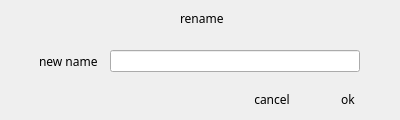
<?xml version="1.0" encoding="UTF-8"?>
<ui version="4.0">
 <class>renamewidget</class>
 <widget class="QWidget" name="renamewidget">
  <property name="geometry">
   <rect>
    <x>0</x>
    <y>0</y>
    <width>400</width>
    <height>120</height>
   </rect>
  </property>
  <property name="minimumSize">
   <size>
    <width>400</width>
    <height>120</height>
   </size>
  </property>
  <property name="maximumSize">
   <size>
    <width>400</width>
    <height>120</height>
   </size>
  </property>
  <property name="windowTitle">
   <string>Form</string>
  </property>
  <layout class="QVBoxLayout" name="verticalLayout">
   <property name="spacing">
    <number>10</number>
   </property>
   <property name="leftMargin">
    <number>0</number>
   </property>
   <property name="topMargin">
    <number>0</number>
   </property>
   <property name="rightMargin">
    <number>0</number>
   </property>
   <property name="bottomMargin">
    <number>1</number>
   </property>
   <item>
    <widget class="QWidget" name="centralwidget" native="true">
     <layout class="QVBoxLayout" name="verticalLayout_2">
      <property name="leftMargin">
       <number>0</number>
      </property>
      <property name="topMargin">
       <number>0</number>
      </property>
      <property name="rightMargin">
       <number>0</number>
      </property>
      <property name="bottomMargin">
       <number>0</number>
      </property>
      <item>
       <widget class="QWidget" name="titlebar" native="true">
        <property name="minimumSize">
         <size>
          <width>0</width>
          <height>36</height>
         </size>
        </property>
        <layout class="QHBoxLayout" name="horizontalLayout_3">
         <property name="spacing">
          <number>0</number>
         </property>
         <property name="leftMargin">
          <number>0</number>
         </property>
         <property name="topMargin">
          <number>0</number>
         </property>
         <property name="rightMargin">
          <number>5</number>
         </property>
         <property name="bottomMargin">
          <number>0</number>
         </property>
         <item>
          <spacer name="horizontalSpacer_2">
           <property name="orientation">
            <enum>Qt::Horizontal</enum>
           </property>
           <property name="sizeHint" stdset="0">
            <size>
             <width>180</width>
             <height>20</height>
            </size>
           </property>
          </spacer>
         </item>
         <item>
          <widget class="QLabel" name="label_2">
           <property name="font">
            <font>
             <family>Microsoft YaHei</family>
            </font>
           </property>
           <property name="text">
            <string>rename</string>
           </property>
          </widget>
         </item>
         <item>
          <spacer name="horizontalSpacer_3">
           <property name="orientation">
            <enum>Qt::Horizontal</enum>
           </property>
           <property name="sizeHint" stdset="0">
            <size>
             <width>20</width>
             <height>20</height>
            </size>
           </property>
          </spacer>
         </item>
         <item>
          <widget class="QPushButton" name="pbclose">
           <property name="minimumSize">
            <size>
             <width>26</width>
             <height>26</height>
            </size>
           </property>
           <property name="maximumSize">
            <size>
             <width>26</width>
             <height>26</height>
            </size>
           </property>
           <property name="text">
            <string/>
           </property>
           <property name="iconSize">
            <size>
             <width>26</width>
             <height>26</height>
            </size>
           </property>
           <property name="flat">
            <bool>true</bool>
           </property>
          </widget>
         </item>
        </layout>
       </widget>
      </item>
      <item>
       <spacer name="verticalSpacer">
        <property name="orientation">
         <enum>Qt::Vertical</enum>
        </property>
        <property name="sizeHint" stdset="0">
         <size>
          <width>20</width>
          <height>40</height>
         </size>
        </property>
       </spacer>
      </item>
      <item>
       <layout class="QHBoxLayout" name="horizontalLayout">
        <property name="spacing">
         <number>12</number>
        </property>
        <item>
         <spacer name="horizontalSpacer_4">
          <property name="orientation">
           <enum>Qt::Horizontal</enum>
          </property>
          <property name="sizeHint" stdset="0">
           <size>
            <width>40</width>
            <height>20</height>
           </size>
          </property>
         </spacer>
        </item>
        <item>
         <widget class="QLabel" name="label">
          <property name="font">
           <font>
            <family>Microsoft YaHei</family>
           </font>
          </property>
          <property name="text">
           <string>new name</string>
          </property>
         </widget>
        </item>
        <item>
         <widget class="QLineEdit" name="lineEdit">
          <property name="minimumSize">
           <size>
            <width>250</width>
            <height>0</height>
           </size>
          </property>
          <property name="maximumSize">
           <size>
            <width>250</width>
            <height>16777215</height>
           </size>
          </property>
         </widget>
        </item>
        <item>
         <spacer name="horizontalSpacer_5">
          <property name="orientation">
           <enum>Qt::Horizontal</enum>
          </property>
          <property name="sizeHint" stdset="0">
           <size>
            <width>40</width>
            <height>20</height>
           </size>
          </property>
         </spacer>
        </item>
       </layout>
      </item>
      <item>
       <spacer name="verticalSpacer_3">
        <property name="orientation">
         <enum>Qt::Vertical</enum>
        </property>
        <property name="sizeHint" stdset="0">
         <size>
          <width>20</width>
          <height>40</height>
         </size>
        </property>
       </spacer>
      </item>
      <item>
       <layout class="QHBoxLayout" name="horizontalLayout_2">
        <property name="spacing">
         <number>12</number>
        </property>
        <property name="rightMargin">
         <number>20</number>
        </property>
        <property name="bottomMargin">
         <number>0</number>
        </property>
        <item>
         <spacer name="horizontalSpacer">
          <property name="orientation">
           <enum>Qt::Horizontal</enum>
          </property>
          <property name="sizeHint" stdset="0">
           <size>
            <width>40</width>
            <height>20</height>
           </size>
          </property>
         </spacer>
        </item>
        <item>
         <widget class="QPushButton" name="pbcancel">
          <property name="minimumSize">
           <size>
            <width>64</width>
            <height>24</height>
           </size>
          </property>
          <property name="maximumSize">
           <size>
            <width>64</width>
            <height>24</height>
           </size>
          </property>
          <property name="font">
           <font>
            <family>Microsoft YaHei</family>
           </font>
          </property>
          <property name="text">
           <string>cancel</string>
          </property>
          <property name="flat">
           <bool>true</bool>
          </property>
         </widget>
        </item>
        <item>
         <widget class="QPushButton" name="pbok">
          <property name="minimumSize">
           <size>
            <width>64</width>
            <height>24</height>
           </size>
          </property>
          <property name="maximumSize">
           <size>
            <width>64</width>
            <height>24</height>
           </size>
          </property>
          <property name="font">
           <font>
            <family>Microsoft YaHei</family>
           </font>
          </property>
          <property name="text">
           <string>ok</string>
          </property>
          <property name="flat">
           <bool>true</bool>
          </property>
         </widget>
        </item>
       </layout>
      </item>
      <item>
       <spacer name="verticalSpacer_2">
        <property name="orientation">
         <enum>Qt::Vertical</enum>
        </property>
        <property name="sizeHint" stdset="0">
         <size>
          <width>20</width>
          <height>40</height>
         </size>
        </property>
       </spacer>
      </item>
     </layout>
    </widget>
   </item>
  </layout>
 </widget>
 <resources/>
 <connections/>
</ui>
